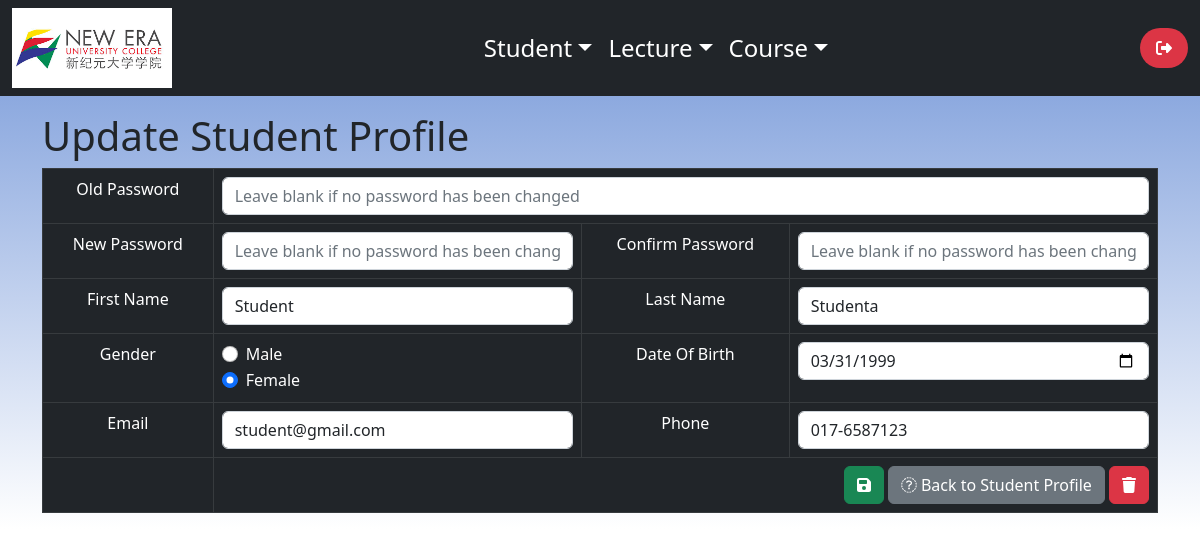
Screenshot of /admin/student_update.php?student_id=5 (signed in) with the database file from the repository.
### tables this page shows
CREATE TABLE IF NOT EXISTS `student` (
  `student_id` int(255) NOT NULL AUTO_INCREMENT,
  `student_firstname` text NOT NULL,
  `student_lastname` text NOT NULL,
  `student_password` varchar(50) NOT NULL,
  `student_email` varchar(128) NOT NULL,
  `student_phone` varchar(11) NOT NULL,
  `student_gender` varchar(30) NOT NULL,
  `date_of_birth` date NOT NULL,
  `user_type` varchar(50) NOT NULL,
  `student_entrytime` timestamp NOT NULL DEFAULT CURRENT_TIMESTAMP,
  PRIMARY KEY (`student_id`)
);

### admin/student_update.php (the view, shortened to what this page needs)
<!DOCTYPE html>
<html>
<head>
    <link href="https://cdn.jsdelivr.net/npm/bootstrap@5.2.2/dist/css/bootstrap.min.css" rel="stylesheet">
    <link href="../css/background.css" rel="stylesheet" />
</head>
<body>
    <div class="container-fluid px-0">
        <?php include 'admin_topnav.php'; ?>
        <div class="container my-3">
            <div class="page-header">
                <h1>Update Student Profile</h1>
            </div>
            <?php
            $student_id = isset($_GET['student_id']) ? $_GET['student_id'] : die('ERROR: Record ID not found.');
            include '../config/database.php';
            try {
                $query = "SELECT * FROM student WHERE student_id = ? LIMIT 0,1";
                $stmt = $con->prepare($query);
                $stmt->bindParam(1, $student_id);
                $stmt->execute();
                $row = $stmt->fetch(PDO::FETCH_ASSOC);
                $student_firstname = $row['student_firstname'];
                $student_lastname = $row['student_lastname'];
                $student_email = $row['student_email'];
                $student_phone = $row['student_phone'];
                $student_gender = $row['student_gender'];
                $date_of_birth = $row['date_of_birth'];
            }
            catch (PDOException $exception) {
                die('ERROR: ' . $exception->getMessage());
            }
            ?>
            <form action="<?php echo htmlspecialchars($_SERVER["PHP_SELF"] . "?student_id={$student_id}"); ?>" method="post" enctype="multipart/form-data">
                <table class='table table-hover table-dark table-responsive table-bordered'>
                    <tr>
                        <td class="text-center">Old Password</td>
                        <td colspan="3"><input type='password' name='old_student_password' class='form-control' placeholder="Leave blank if no password has been changed" /></td>
                    </tr>
                    <tr>
                        <td class="text-center">New Password</td>
                        <td><input type='password' name='student_password' class='form-control' placeholder="Leave blank if no password has been changed" /></td>
                        <td class="text-center">Confirm Password</td>
                        <td><input type='password' name='confirm_student_password' class='form-control' placeholder="Leave blank if no password has been changed" /></td>
                    </tr>
                    <tr>
                        <td class="text-center">First Name</td>
                        <td><input type='text' name='student_firstname' value="<?php echo htmlspecialchars($student_firstname, ENT_QUOTES);  ?>" class='form-control' /></td>
                        <td class="text-center">Last Name</td>
                        <td><input type='text' name='student_lastname' value="<?php echo htmlspecialchars($student_lastname, ENT_QUOTES);  ?>" class='form-control' /></td>
                    </tr>
                    <tr>
                        <td class="text-center">Gender</td>
                        <td>
                            <?php
                            if ($student_gender == "male") {
                                echo "<div class='form-check'>
                                    <input class='form-check-input' type='radio' name='student_gender' value='male' checked>
                                    <label class='form-check-label'>
                                    Male
                                    </label>
                                </div>
                                <div class='form-check'>
                                    <input class='form-check-input' type='radio' name='student_gender' value='female'>
                                    <label class='form-check-label'>
                                    Female
                                    </label>
                                </div>";
                            } else {
                                echo "<div class='form-check'>
                                        <input class='form-check-input' type='radio' name='student_gender' value='male'>
                                        <label class='form-check-label'>
                                            Male
                                        </label>
                                    </div>
                                    <div class='form-check'>
                                        <input class='form-check-input' type='radio' name='student_gender' value='female' checked>
                                        <label class='form-check-label'>
                                            Female
                                        </label>
                                    </div>";
                            }
                            ?>
                        </td>
                        <td class="text-center">Date Of Birth</td>
                        <td><input type='date' name='date_of_birth' value="<?php echo htmlspecialchars($date_of_birth, ENT_QUOTES);  ?>" class='form-control' /></td>
                    </tr>
                    <tr>
                        <td class="text-center">Email</td>
                        <td><input type='text' name='student_email' value="<?php echo htmlspecialchars($student_email, ENT_QUOTES);  ?>" class='form-control' readonly/></td>
                        <td class="text-center">Phone</td>
                        <td><input type='text' name='student_phone' value="<?php echo htmlspecialchars($student_phone, ENT_QUOTES);  ?>" class='form-control' /></td>
                    </tr>
                    <tr>
                        <td></td>
                        <td colspan="3" class="text-end">
                            <button type='submit' class='btn btn-success'>
                                <i class="fa-solid fa-floppy-disk"></i>
                            </button>
                            <a href='student_read.php' class='btn btn-secondary'><i class="fa-sharp fa-solid fa-circle-arrow-left"></i> Back to Student Profile</a>
                            <?php echo "<a href='student_delete.php?student_id={$student_id}' class='btn btn-danger m-r-1em'><i class='fa-solid fa-trash'></i></a>"; ?>
                        </td>
                    </tr>
                </table>
            </form>
        </div>
    </div>
</body>
</html>

### css/background.css (style rules this page uses)
body { background: linear-gradient(#7396d8, #ffffff); background-repeat: repeat-x; }

### rows the page displays
student: student_firstname "Student", student_lastname "Studenta", date_of_birth "03/31/1999", student_email "student@gmail.com", student_phone "017-6587123"
